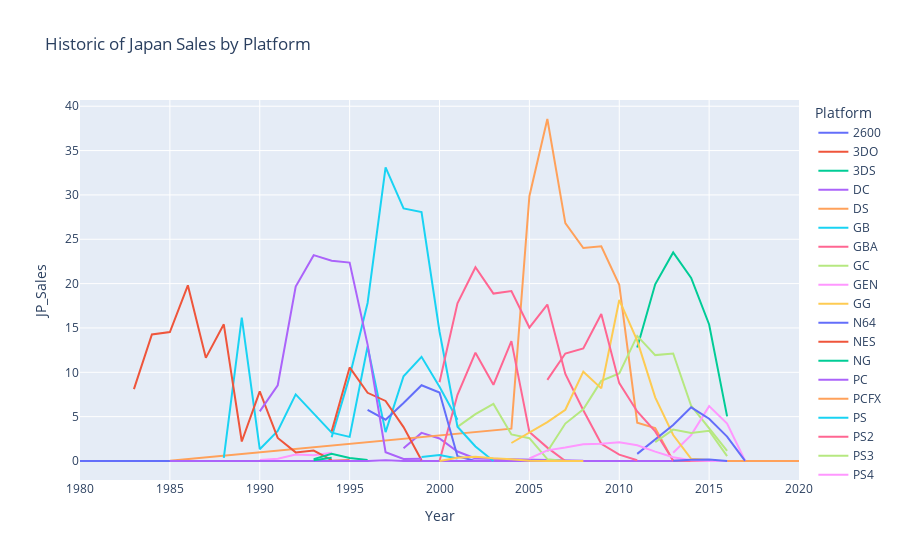

Write notebook code for a chart like this one.
### Code cell
# Japan sales
fig = sns.lineplot(data=df.groupby(['Platform', 'Year']).sum(numeric_only=True).reset_index(), x='Year', y='JP_Sales', hue='Platform')
fig.set(title='Histórico de Ventas en Japón por Plataforma')
fig.legend(loc='upper left', bbox_to_anchor=(1.02,1), borderaxespad=0, ncol=2)

# Con plotly
fig = px.line(df.groupby(['Platform', 'Year']).sum(numeric_only=True).reset_index(), x='Year', y='JP_Sales', color='Platform', title='Historic of Japan Sales by Platform')
fig.show()

### Figure 1 — Plotly figure (JSON) as saved in the notebook; plotly's stock layout.template omitted (floating-point values rounded to 4 significant figures)
{"data": [{"hovertemplate": "Platform=2600<br>Year=%{x}<br>JP_Sales=%{y}<extra></extra>", "legendgroup": "2600", "line": {"color": "#636efa", "dash": "solid"}, "marker": {"symbol": "circle"}, "mode": "lines", "name": "2600", "orientation": "v", "showlegend": true, "type": "scatter", "x": [1980, 1981, 1982, 1983, 1984, 1985, 1986, 1987, 1988, 1989], "xaxis": "x", "y": [0, 0, 0, 0, 0, 0, 0, 0, 0, 0], "yaxis": "y"}, {"hovertemplate": "Platform=3DO<br>Year=%{x}<br>JP_Sales=%{y}<extra></extra>", "legendgroup": "3DO", "line": {"color": "#EF553B", "dash": "solid"}, "marker": {"symbol": "circle"}, "mode": "lines", "name": "3DO", "orientation": "v", "showlegend": true, "type": "scatter", "x": [1994, 1995], "xaxis": "x", "y": [0.02, 0.08], "yaxis": "y"}, {"hovertemplate": "Platform=3DS<br>Year=%{x}<br>JP_Sales=%{y}<extra></extra>", "legendgroup": "3DS", "line": {"color": "#00cc96", "dash": "solid"}, "marker": {"symbol": "circle"}, "mode": "lines", "name": "3DS", "orientation": "v", "showlegend": true, "type": "scatter", "x": [2011, 2012, 2013, 2014, 2015, 2016], "xaxis": "x", "y": [12.8, 19.92, 23.52, 20.64, 15.39, 5.03], "yaxis": "y"}, {"hovertemplate": "Platform=DC<br>Year=%{x}<br>JP_Sales=%{y}<extra></extra>", "legendgroup": "DC", "line": {"color": "#ab63fa", "dash": "solid"}, "marker": {"symbol": "circle"}, "mode": "lines", "name": "DC", "orientation": "v", "showlegend": true, "type": "scatter", "x": [1998, 1999, 2000, 2001, 2002, 2007, 2008], "xaxis": "x", "y": [1.43, 3.17, 2.54, 1.07, 0.29, 0.02, 0.04], "yaxis": "y"}, {"hovertemplate": "Platform=DS<br>Year=%{x}<br>JP_Sales=%{y}<extra></extra>", "legendgroup": "DS", "line": {"color": "#FFA15A", "dash": "solid"}, "marker": {"symbol": "circle"}, "mode": "lines", "name": "DS", "orientation": "v", "showlegend": true, "type": "scatter", "x": [1985, 2004, 2005, 2006, 2007, 2008, 2009, 2010, 2011, 2012, 2013, 2014, 2020], "xaxis": "x", "y": [0.02, 3.65, 29.86, 38.56, 26.81, 24.01, 24.21, 19.86, 4.32, 3.72, 0, 0, 0], "yaxis": "y"}, {"hovertemplate": "Platform=GB<br>Year=%{x}<br>JP_Sales=%{y}<extra></extra>", "legendgroup": "GB", "line": {"color": "#19d3f3", "dash": "solid"}, "marker": {"symbol": "circle"}, "mode": "lines", "name": "GB", "orientation": "v", "showlegend": true, "type": "scatter", "x": [1988, 1989, 1990, 1991, 1992, 1994, 1995, 1996, 1997, 1998, 1999, 2000, 2001], "xaxis": "x", "y": [0.35, 16.16, 1.33, 3.38, 7.51, 3.19, 2.72, 12.91, 3.26, 9.55, 11.75, 8.36, 4.65], "yaxis": "y"}, {"hovertemplate": "Platform=GBA<br>Year=%{x}<br>JP_Sales=%{y}<extra></extra>", "legendgroup": "GBA", "line": {"color": "#FF6692", "dash": "solid"}, "marker": {"symbol": "circle"}, "mode": "lines", "name": "GBA", "orientation": "v", "showlegend": true, "type": "scatter", "x": [2000, 2001, 2002, 2003, 2004, 2005, 2006, 2007], "xaxis": "x", "y": [0, 7.46, 12.21, 8.59, 13.52, 3.27, 1.51, 0], "yaxis": "y"}, {"hovertemplate": "Platform=GC<br>Year=%{x}<br>JP_Sales=%{y}<extra></extra>", "legendgroup": "GC", "line": {"color": "#B6E880", "dash": "solid"}, "marker": {"symbol": "circle"}, "mode": "lines", "name": "GC", "orientation": "v", "showlegend": true, "type": "scatter", "x": [2001, 2002, 2003, 2004, 2005, 2006, 2007], "xaxis": "x", "y": [3.85, 5.28, 6.43, 3, 2.57, 0.21, 0], "yaxis": "y"}, {"hovertemplate": "Platform=GEN<br>Year=%{x}<br>JP_Sales=%{y}<extra></extra>", "legendgroup": "GEN", "line": {"color": "#FF97FF", "dash": "solid"}, "marker": {"symbol": "circle"}, "mode": "lines", "name": "GEN", "orientation": "v", "showlegend": true, "type": "scatter", "x": [1990, 1991, 1992, 1993, 1994], "xaxis": "x", "y": [0.11, 0.26, 0.72, 0.65, 0.93], "yaxis": "y"}, {"hovertemplate": "Platform=GG<br>Year=%{x}<br>JP_Sales=%{y}<extra></extra>", "legendgroup": "GG", "line": {"color": "#FECB52", "dash": "solid"}, "marker": {"symbol": "circle"}, "mode": "lines", "name": "GG", "orientation": "v", "showlegend": true, "type": "scatter", "x": [1992], "xaxis": "x", "y": [0.04], "yaxis": "y"}, {"hovertemplate": "Platform=N64<br>Year=%{x}<br>JP_Sales=%{y}<extra></extra>", "legendgroup": "N64", "line": {"color": "#636efa", "dash": "solid"}, "marker": {"symbol": "circle"}, "mode": "lines", "name": "N64", "orientation": "v", "showlegend": true, "type": "scatter", "x": [1996, 1997, 1998, 1999, 2000, 2001, 2002], "xaxis": "x", "y": [5.77, 4.66, 6.54, 8.54, 7.72, 0.53, 0], "yaxis": "y"}, {"hovertemplate": "Platform=NES<br>Year=%{x}<br>JP_Sales=%{y}<extra></extra>", "legendgroup": "NES", "line": {"color": "#EF553B", "dash": "solid"}, "marker": {"symbol": "circle"}, "mode": "lines", "name": "NES", "orientation": "v", "showlegend": true, "type": "scatter", "x": [1983, 1984, 1985, 1986, 1987, 1988, 1989, 1990, 1991, 1992, 1993, 1994], "xaxis": "x", "y": [8.1, 14.27, 14.54, 19.81, 11.63, 15.41, 2.2, 7.84, 2.6, 0.97, 1.17, 0.11], "yaxis": "y"}, {"hovertemplate": "Platform=NG<br>Year=%{x}<br>JP_Sales=%{y}<extra></extra>", "legendgroup": "NG", "line": {"color": "#00cc96", "dash": "solid"}, "marker": {"symbol": "circle"}, "mode": "lines", "name": "NG", "orientation": "v", "showlegend": true, "type": "scatter", "x": [1993, 1994, 1995, 1996], "xaxis": "x", "y": [0.21, 0.8, 0.33, 0.1], "yaxis": "y"}, {"hovertemplate": "Platform=PC<br>Year=%{x}<br>JP_Sales=%{y}<extra></extra>", "legendgroup": "PC", "line": {"color": "#ab63fa", "dash": "solid"}, "marker": {"symbol": "circle"}, "mode": "lines", "name": "PC", "orientation": "v", "showlegend": true, "type": "scatter", "x": [1985, 1988, 1992, 1994, 1995, 1996, 1997, 1998, 1999, 2000, 2001, 2002, 2003, 2004, 2005, 2006, 2007, 2008, 2009, 2010, 2011, 2012, 2013, 2014, 2015, 2016], "xaxis": "x", "y": [0, 0, 0, 0, 0, 0, 0.09, 0, 0, 0, 0, 0, 0, 0.08, 0, 0, 0, 0, 0, 0, 0, 0, 0, 0, 0, 0], "yaxis": "y"}, {"hovertemplate": "Platform=PCFX<br>Year=%{x}<br>JP_Sales=%{y}<extra></extra>", "legendgroup": "PCFX", "line": {"color": "#FFA15A", "dash": "solid"}, "marker": {"symbol": "circle"}, "mode": "lines", "name": "PCFX", "orientation": "v", "showlegend": true, "type": "scatter", "x": [1996], "xaxis": "x", "y": [0.03], "yaxis": "y"}, {"hovertemplate": "Platform=PS<br>Year=%{x}<br>JP_Sales=%{y}<extra></extra>", "legendgroup": "PS", "line": {"color": "#19d3f3", "dash": "solid"}, "marker": {"symbol": "circle"}, "mode": "lines", "name": "PS", "orientation": "v", "showlegend": true, "type": "scatter", "x": [1994, 1995, 1996, 1997, 1998, 1999, 2000, 2001, 2002, 2003], "xaxis": "x", "y": [2.67, 9.54, 17.82, 33.1, 28.48, 28.07, 14.6, 3.86, 1.64, 0], "yaxis": "y"}, {"hovertemplate": "Platform=PS2<br>Year=%{x}<br>JP_Sales=%{y}<extra></extra>", "legendgroup": "PS2", "line": {"color": "#FF6692", "dash": "solid"}, "marker": {"symbol": "circle"}, "mode": "lines", "name": "PS2", "orientation": "v", "showlegend": true, "type": "scatter", "x": [2000, 2001, 2002, 2003, 2004, 2005, 2006, 2007, 2008, 2009, 2010, 2011], "xaxis": "x", "y": [8.87, 17.79, 21.85, 18.88, 19.17, 15.05, 17.64, 9.82, 5.73, 1.94, 0.71, 0.09], "yaxis": "y"}, {"hovertemplate": "Platform=PS3<br>Year=%{x}<br>JP_Sales=%{y}<extra></extra>", "legendgroup": "PS3", "line": {"color": "#B6E880", "dash": "solid"}, "marker": {"symbol": "circle"}, "mode": "lines", "name": "PS3", "orientation": "v", "showlegend": true, "type": "scatter", "x": [2006, 2007, 2008, 2009, 2010, 2011, 2012, 2013, 2014, 2015, 2016], "xaxis": "x", "y": [1.07, 4.22, 5.83, 9.03, 9.87, 14.1, 11.94, 12.12, 6.23, 3.67, 1.13], "yaxis": "y"}, {"hovertemplate": "Platform=PS4<br>Year=%{x}<br>JP_Sales=%{y}<extra></extra>", "legendgroup": "PS4", "line": {"color": "#FF97FF", "dash": "solid"}, "marker": {"symbol": "circle"}, "mode": "lines", "name": "PS4", "orientation": "v", "showlegend": true, "type": "scatter", "x": [2013, 2014, 2015, 2016, 2017], "xaxis": "x", "y": [0.93, 2.92, 6.19, 4.23, 0.03], "yaxis": "y"}, {"hovertemplate": "Platform=PSP<br>Year=%{x}<br>JP_Sales=%{y}<extra></extra>", "legendgroup": "PSP", "line": {"color": "#FECB52", "dash": "solid"}, "marker": {"symbol": "circle"}, "mode": "lines", "name": "PSP", "orientation": "v", "showlegend": true, "type": "scatter", "x": [2004, 2005, 2006, 2007, 2008, 2009, 2010, 2011, 2012, 2013, 2014, 2015], "xaxis": "x", "y": [2.03, 3.23, 4.39, 5.78, 10.07, 8.19, 18.16, 13.57, 7.18, 2.93, 0.24, 0.12], "yaxis": "y"}, {"hovertemplate": "Platform=PSV<br>Year=%{x}<br>JP_Sales=%{y}<extra></extra>", "legendgroup": "PSV", "line": {"color": "#636efa", "dash": "solid"}, "marker": {"symbol": "circle"}, "mode": "lines", "name": "PSV", "orientation": "v", "showlegend": true, "type": "scatter", "x": [2011, 2012, 2013, 2014, 2015, 2016, 2017], "xaxis": "x", "y": [0.8, 2.45, 4.05, 6.05, 4.77, 2.75, 0.02], "yaxis": "y"}, {"hovertemplate": "Platform=SAT<br>Year=%{x}<br>JP_Sales=%{y}<extra></extra>", "legendgroup": "SAT", "line": {"color": "#EF553B", "dash": "solid"}, "marker": {"symbol": "circle"}, "mode": "lines", "name": "SAT", "orientation": "v", "showlegend": true, "type": "scatter", "x": [1994, 1995, 1996, 1997, 1998, 1999], "xaxis": "x", "y": [3.34, 10.55, 7.69, 6.77, 3.82, 0.09], "yaxis": "y"}, {"hovertemplate": "Platform=SCD<br>Year=%{x}<br>JP_Sales=%{y}<extra></extra>", "legendgroup": "SCD", "line": {"color": "#00cc96", "dash": "solid"}, "marker": {"symbol": "circle"}, "mode": "lines", "name": "SCD", "orientation": "v", "showlegend": true, "type": "scatter", "x": [1993, 1994], "xaxis": "x", "y": [0.09, 0.36], "yaxis": "y"}, {"hovertemplate": "Platform=SNES<br>Year=%{x}<br>JP_Sales=%{y}<extra></extra>", "legendgroup": "SNES", "line": {"color": "#ab63fa", "dash": "solid"}, "marker": {"symbol": "circle"}, "mode": "lines", "name": "SNES", "orientation": "v", "showlegend": true, "type": "scatter", "x": [1990, 1991, 1992, 1993, 1994, 1995, 1996, 1997, 1998, 1999], "xaxis": "x", "y": [5.6, 8.54, 19.67, 23.21, 22.57, 22.37, 13.12, 0.99, 0.22, 0.26], "yaxis": "y"}, {"hovertemplate": "Platform=TG16<br>Year=%{x}<br>JP_Sales=%{y}<extra></extra>", "legendgroup": "TG16", "line": {"color": "#FFA15A", "dash": "solid"}, "marker": {"symbol": "circle"}, "mode": "lines", "name": "TG16", "orientation": "v", "showlegend": true, "type": "scatter", "x": [1995], "xaxis": "x", "y": [0.16], "yaxis": "y"}, {"hovertemplate": "Platform=WS<br>Year=%{x}<br>JP_Sales=%{y}<extra></extra>", "legendgroup": "WS", "line": {"color": "#19d3f3", "dash": "solid"}, "marker": {"symbol": "circle"}, "mode": "lines", "name": "WS", "orientation": "v", "showlegend": true, "type": "scatter", "x": [1999, 2000, 2001], "xaxis": "x", "y": [0.46, 0.68, 0.28], "yaxis": "y"}, {"hovertemplate": "Platform=Wii<br>Year=%{x}<br>JP_Sales=%{y}<extra></extra>", "legendgroup": "Wii", "line": {"color": "#FF6692", "dash": "solid"}, "marker": {"symbol": "circle"}, "mode": "lines", "name": "Wii", "orientation": "v", "showlegend": true, "type": "scatter", "x": [2006, 2007, 2008, 2009, 2010, 2011, 2012, 2013, 2014, 2015], "xaxis": "x", "y": [9.15, 12.12, 12.69, 16.57, 8.78, 5.58, 3.34, 0.05, 0, 0], "yaxis": "y"}, {"hovertemplate": "Platform=WiiU<br>Year=%{x}<br>JP_Sales=%{y}<extra></extra>", "legendgroup": "WiiU", "line": {"color": "#B6E880", "dash": "solid"}, "marker": {"symbol": "circle"}, "mode": "lines", "name": "WiiU", "orientation": "v", "showlegend": true, "type": "scatter", "x": [2012, 2013, 2014, 2015, 2016], "xaxis": "x", "y": [2.13, 3.54, 3.16, 3.41, 0.55], "yaxis": "y"}, {"hovertemplate": "Platform=X360<br>Year=%{x}<br>JP_Sales=%{y}<extra></extra>", "legendgroup": "X360", "line": {"color": "#FF97FF", "dash": "solid"}, "marker": {"symbol": "circle"}, "mode": "lines", "name": "X360", "orientation": "v", "showlegend": true, "type": "scatter", "x": [2005, 2006, 2007, 2008, 2009, 2010, 2011, 2012, 2013, 2014, 2015, 2016], "xaxis": "x", "y": [0.28, 1.2, 1.52, 1.89, 1.95, 2.11, 1.78, 1.06, 0.43, 0.08, 0, 0], "yaxis": "y"}, {"hovertemplate": "Platform=XB<br>Year=%{x}<br>JP_Sales=%{y}<extra></extra>", "legendgroup": "XB", "line": {"color": "#FECB52", "dash": "solid"}, "marker": {"symbol": "circle"}, "mode": "lines", "name": "XB", "orientation": "v", "showlegend": true, "type": "scatter", "x": [2000, 2001, 2002, 2003, 2004, 2005, 2006, 2007, 2008], "xaxis": "x", "y": [0, 0.37, 0.49, 0.3, 0.2, 0.02, 0, 0, 0], "yaxis": "y"}, {"hovertemplate": "Platform=XOne<br>Year=%{x}<br>JP_Sales=%{y}<extra></extra>", "legendgroup": "XOne", "line": {"color": "#636efa", "dash": "solid"}, "marker": {"symbol": "circle"}, "mode": "lines", "name": "XOne", "orientation": "v", "showlegend": true, "type": "scatter", "x": [2013, 2014, 2015, 2016], "xaxis": "x", "y": [0.02, 0.14, 0.17, 0.01], "yaxis": "y"}], "layout": {"legend": {"title": {"text": "Platform"}, "tracegroupgap": 0}, "title": {"text": "Historic of Japan Sales by Platform"}, "xaxis": {"anchor": "y", "domain": [0, 1], "title": {"text": "Year"}}, "yaxis": {"anchor": "x", "domain": [0, 1], "title": {"text": "JP_Sales"}}}}
